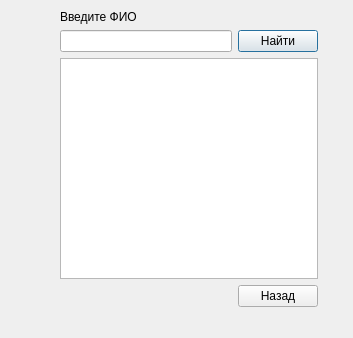
<?xml version="1.0" encoding="UTF-8"?>
<ui version="4.0">
 <class>all</class>
 <widget class="QDialog" name="all">
  <property name="geometry">
   <rect>
    <x>0</x>
    <y>0</y>
    <width>353</width>
    <height>338</height>
   </rect>
  </property>
  <property name="windowTitle">
   <string> Все номера заданного абонента</string>
  </property>
  <widget class="QWidget" name="">
   <property name="geometry">
    <rect>
     <x>60</x>
     <y>10</y>
     <width>258</width>
     <height>297</height>
    </rect>
   </property>
   <layout class="QVBoxLayout" name="verticalLayout">
    <item>
     <widget class="QLabel" name="label">
      <property name="text">
       <string>Введите ФИО</string>
      </property>
     </widget>
    </item>
    <item>
     <layout class="QHBoxLayout" name="horizontalLayout">
      <item>
       <widget class="QLineEdit" name="lineEdit"/>
      </item>
      <item>
       <widget class="QPushButton" name="pushButton_2">
        <property name="text">
         <string>Найти</string>
        </property>
       </widget>
      </item>
     </layout>
    </item>
    <item>
     <widget class="QListWidget" name="listWidget"/>
    </item>
    <item>
     <layout class="QHBoxLayout" name="horizontalLayout_2">
      <item>
       <spacer name="horizontalSpacer">
        <property name="orientation">
         <enum>Qt::Horizontal</enum>
        </property>
        <property name="sizeHint" stdset="0">
         <size>
          <width>40</width>
          <height>20</height>
         </size>
        </property>
       </spacer>
      </item>
      <item>
       <widget class="QPushButton" name="pushButton">
        <property name="text">
         <string>Назад</string>
        </property>
       </widget>
      </item>
     </layout>
    </item>
   </layout>
  </widget>
 </widget>
 <resources/>
 <connections>
  <connection>
   <sender>pushButton</sender>
   <signal>clicked()</signal>
   <receiver>all</receiver>
   <slot>reject()</slot>
   <hints>
    <hint type="sourcelabel">
     <x>290</x>
     <y>288</y>
    </hint>
    <hint type="destinationlabel">
     <x>366</x>
     <y>296</y>
    </hint>
   </hints>
  </connection>
 </connections>
</ui>
